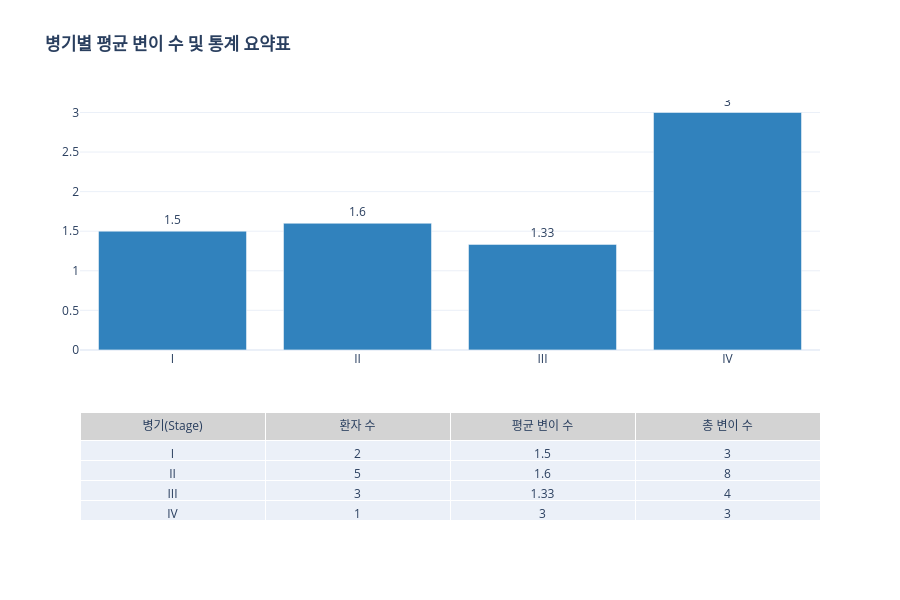

Notebook code cell kept with this figure:
### Code cell
import plotly.graph_objects as go
from plotly.subplots import make_subplots

# 1행 2열 또는 2행 1열 구조로 차트 + 표 배치
fig = make_subplots(
    rows=2, cols=1,
    row_heights=[0.7, 0.3],
    specs=[[{"type": "bar"}], [{"type": "table"}]]
)

# 위쪽: 바 차트
fig.add_trace(
    go.Bar(
        x=stage_summary['stage'],
        y=stage_summary['mean'],
        text=stage_summary['mean'].round(2),
        textposition='outside',
        marker_color='#3182bd'
    ),
    row=1, col=1
)

# 아래쪽: 요약 표
fig.add_trace(
    go.Table(
        header=dict(values=['병기(Stage)', '환자 수', '평균 변이 수', '총 변이 수'], fill_color='lightgrey'),
        cells=dict(values=[stage_summary['stage'], stage_summary['count'], stage_summary['mean'].round(2), stage_summary['sum']])
    ),
    row=2, col=1
)

fig.update_layout(title_text="<b>병기별 평균 변이 수 및 통계 요약표</b>", template="plotly_white", height=600)
fig.show()

### Figure 1 — Plotly figure (JSON) as saved in the notebook; plotly's stock layout.template omitted (floating-point values rounded to 4 significant figures)
{"data": [{"marker": {"color": "#3182bd"}, "text": [1.5, 1.6, 1.33, 3.0], "textposition": "outside", "type": "bar", "x": ["I", "II", "III", "IV"], "xaxis": "x", "y": [1.5, 1.6, 1.333, 3.0], "yaxis": "y"}, {"cells": {"values": [["I", "II", "III", "IV"], [2, 5, 3, 1], [1.5, 1.6, 1.33, 3], [3, 8, 4, 3]]}, "domain": {"x": [0, 1], "y": [0, 0.255]}, "header": {"fill": {"color": "lightgrey"}, "values": ["병기(Stage)", "환자 수", "평균 변이 수", "총 변이 수"]}, "type": "table"}], "layout": {"height": 600, "title": {"text": "<b>병기별 평균 변이 수 및 통계 요약표</b>"}, "xaxis": {"anchor": "y", "domain": [0, 1]}, "yaxis": {"anchor": "x", "domain": [0.405, 1]}}}
